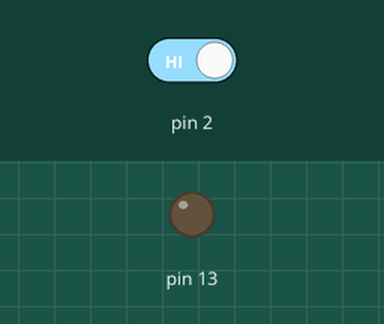
Recording of a sketch running on a simulated Arduino Uno, built with avr-gcc and run on an emulated ATmega328P. Parts: output pins drawn as LEDs (lit = HIGH). The inputs (shaded band) are chosen by the test bench; at power-on: pin 2 HIGH. What the sketch prints to the serial monitor is not drawn.

Above: at 1.2 s.
1.3 s: pin 2 driven LOW
At 1.9 s:
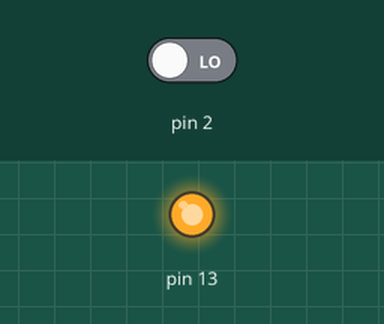
2.8 s: pin 2 driven HIGH
At 3.1 s:
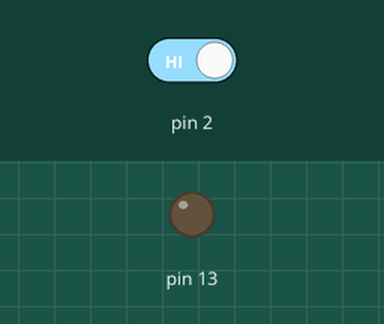
Timing chart, 0 to 5.8 s (numbered marks = the images above; inputs shaded):
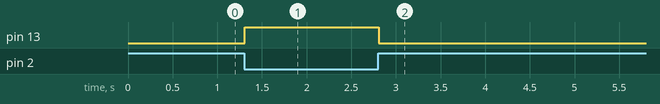

Measured:
- after the input at 1.3 s, pin 13: LOW → HIGH at once
- after the input at 2.8 s, pin 13: HIGH → LOW at once

The sketch:

teste_switch_turn_in.ino
```cpp
int d=2;   // to store on or off value
void setup()
{pinMode(2,INPUT);
pinMode(13,OUTPUT);
Serial.begin(9600);

}
void loop()
{
d=digitalRead(2);
Serial.println(d);
if(d==0)
{digitalWrite(13,HIGH);}
else
{digitalWrite(13,LOW);}
}
```
